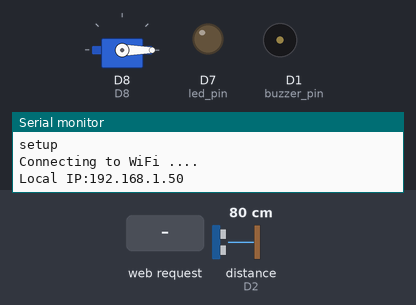
Bench run of a sketch on a simulated ESP8266 (NodeMCU). Shown: servo, output pins drawn as LEDs (lit = HIGH), buzzer (waves = sounding, pin HIGH), the last lines printed to the serial monitor. Wiring (inferred from the names in the program): ultrasonic range finder: trigger D4; echo D2. Inputs (shaded band) come from the test bench; at power-on: distance to the obstacle (sensor on D2) 80 cm. The echo pulse lasts 58.3 µs per cm; WiFi joins after 1.5 s; servers stay silent unless stated; pins used as bus, display or sensor lines are not drawn.

Above: at 3.2 s.
3.3 s: HTTP request GET /open received
At 3.38 s:
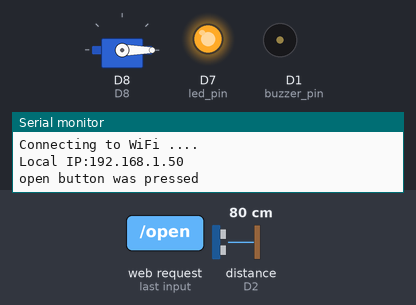
At 3.98 s:
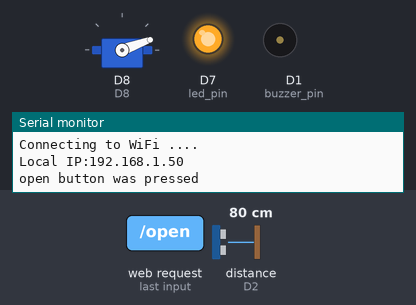
6.3 s: HTTP request GET /close received
At 6.38 s:
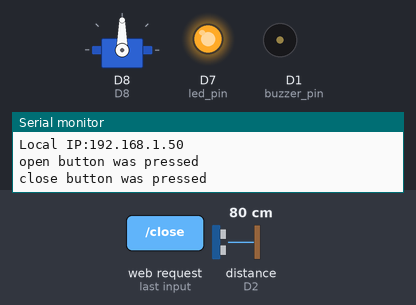
Timing chart, 0 to 10.8 s (numbered marks = the images above; inputs shaded):
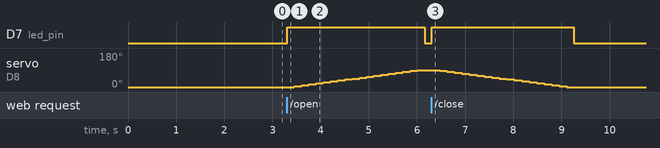

Measured:
- after the input at 3.3 s, D7 (led_pin): LOW → HIGH at once, → LOW 2.9 s later; servo on D8: moves from 0° to 90° over 2.5 s, starting after 0.16 s
- after the input at 6.3 s, D7 (led_pin): LOW → HIGH at once, → LOW 2.9 s later; servo on D8: moves from 90° to 0° over 2.6 s, starting after 0.17 s

The sketch:

10._Parkingdoor.ino
```cpp
#include <ESP8266WiFi.h>
#include <ESPAsyncWebServer.h>
#include <ESPAsyncTCP.h>
#include <Servo.h>
#include "index_html.h"

#define D1 5
#define D2 4
#define D4 2
#define D7 13
#define D8 15
#define D3 0
#define close_time 20 * 1000
#define barrier_distance 4
#define OPEN_ANGLE 90
#define CLOSE_ANGLE 0

const char* ssid = "";
const char* password = "";

int trigger_pin = D4;
int echo_pin = D2;
int led_pin = D7;
int buzzer_pin = D1;
Servo S;

unsigned long previous_time = 0;
unsigned long current_time = 0;
long distance;
int open_val = 0;
int close_val = 0;
int is_closed = 1;
String message = "ok";

AsyncWebServer server(80);

void setup() {
   Serial.begin(9600);
   Serial.println("setup");
   pinMode(echo_pin, INPUT);
   pinMode(trigger_pin, OUTPUT);
   pinMode(led_pin, OUTPUT);
   pinMode(buzzer_pin, OUTPUT);
   S.attach(D8);
   S.write(0);

  WiFi.begin(ssid, password);
  Serial.print("Connecting to WiFi ..");
  while (WiFi.status() != WL_CONNECTED) {
    Serial.print('.');
    delay(1000);
  }
  Serial.println();

  Serial.print("Local IP:");
  Serial.println(WiFi.localIP());

  server.on("/", HTTP_GET, [] (AsyncWebServerRequest *request) {
    request -> send_P(200, "text/html", index_html);
  });


  server.on("/open", HTTP_GET, [] (AsyncWebServerRequest *request) {
    open_val = 1;
    Serial.println("open button was pressed");
    request -> send(200, "text/plain", "OK");
  });

  server.on("/close", HTTP_GET, [] (AsyncWebServerRequest *request) {
    close_val = 1;
    Serial.println("close button was pressed");
    request -> send(200, "text/plain", "OK");
  });

    server.on("/msg", HTTP_GET, [] (AsyncWebServerRequest *request) {
      request -> send(200, "text/plain", message);
      message = "ok";
    });

  server.begin();
}

void loop() {
  update_distance();
  current_time  = millis();


  if (open_val == 1 && is_closed == 1){
    close_val = 0;
    open_door();
    previous_time = current_time;
  }
  if ((current_time - previous_time >= close_time) && is_closed == 0){
      Serial.println("timeout");
      Serial.print("current: ");
      Serial.println(current_time);
      Serial.print("prev: ");
      Serial.println(previous_time);
      close_val = 1;
  }

  if ((close_val == 1) && (distance > barrier_distance) && (is_closed == 0)){
    open_val = 0;
    close_door();
  }
  else if ((close_val == 1) && (is_closed == 0) && (distance <= barrier_distance)){
    close_val = 0;
    previous_time = current_time;
    digitalWrite(buzzer_pin, HIGH);
    message = "barrier is detected. door cannot close.";
    delay(1000);
    digitalWrite(buzzer_pin, LOW);
  }

}

void open_door(){
  digitalWrite(led_pin, HIGH);
  for(int i = CLOSE_ANGLE; i <= OPEN_ANGLE; i += 5){
    S.write(i);
    delay(150);
  }
  digitalWrite(led_pin, LOW);
  is_closed = 0;
}
void close_door(){
  digitalWrite(led_pin, HIGH);
  for(int i = OPEN_ANGLE; i >= CLOSE_ANGLE; i -= 5){
    if(check_barrier()){
      digitalWrite(led_pin, LOW);
      open_val = 1;
      is_closed = 0;
      close_val = 0;
      previous_time = current_time;
      return;
    }
    S.write(i);
    delay(150);
  }
  digitalWrite(led_pin, LOW);
  is_closed = 1;
}

void update_distance(){
  digitalWrite(trigger_pin, LOW);
  delayMicroseconds(2);
  digitalWrite(trigger_pin, HIGH);
  delayMicroseconds(10);
  digitalWrite(trigger_pin, LOW);
  distance = (pulseIn(echo_pin, HIGH) / 2) / 29.1;
}

bool check_barrier(){
  update_distance();
  if ((is_closed == 0) && (distance <= barrier_distance) && (open_val == 0)){
    S.write(OPEN_ANGLE);
    digitalWrite(buzzer_pin, HIGH);
    message = "barrier is detected. door open.";
    delay(1000);
    digitalWrite(buzzer_pin, LOW);
    return true;
  }
  return false;
}
```

index_html.h
```cpp
const char index_html[] PROGMEM = R"rawliteral(
<!DOCTYPE html>
<html>
    <head>
        <title>Parking door</title>
        <style>
          body {
            background: url("gray.jpg") no-repeat center center fixed;
            background-size: cover;
            width: 100%;
          }
          .box {
            height: 100px;
            width: 40%;
            background-color: #FAFBFC;
            padding: 1px;
            padding-left: 20px;
            margin: auto;
          }

          .close-message {
            margin-left: 15px;
            color: white;
            font-weight: bold;
            float: right;
            font-size: 22px;
            line-height: 20px;
            cursor: pointer;
            transition: 0.3s;
          }

          .close-message:hover {
            color: black;
          }

          .buttons {
             display: flex;
             flex-direction: column;
             align-items: center;
             gap: 100px;
             justify-content: center;
          }

          .button {
            background-color: #FAFBFC;
            border: 1px solid rgba(27, 31, 35, .15);
            border-radius: 6px;
            position: relative;
            height: 100px;
            width: 40%;
            box-shadow: rgba(27, 31, 35, .1) 0 1px 0;
            box-sizing: border-box;
            cursor: pointer;
            display: inline-block;
            font-size: 14px;
            font-weight: 600;
            line-height: 20px;
            padding: 6px 16px;
            text-align: center;
            color: #000;
          }

          .button:hover {
            background-color: #F3F4F6;
          }
        </style>
    </head>
    <body>
      <div class="box">
        <div class="close-message" onclick="this.parentElement.style.display='none';">&times;</div>
        <strong><span id="message"></span></strong>
      </div>
        <div class="buttons">
              <div></div>
              <div></div>
              <input id="open" name="open" class="button" type="button" value="Open">
              <input id="close" name="close" class="button" type="button" value="close">
        </div>

    <script>
    document.getElementById('open').onclick = function() {
        console.log('open button is clicked');
        var request = new XMLHttpRequest();
        request.open("GET", "/open", true);
        request.send();
    }

    document.getElementById('close').onclick = function() {
        console.log('close button is clicked');
        var request = new XMLHttpRequest();
        request.open("GET", "/close", true);
        request.send();
    }

      function updateMessage(){
        var message = document.getElementById('message');
        setInterval(function() {
          getMessage();
        }, 1000);

        function getMessage(){
          var request = new XMLHttpRequest();
          var msg;
          request.onreadystatechange = function(){
            if (request.readyState == 4 && request.status == 200){
              msg = request.responseText;
              console.log(msg);
              message.innerText = msg;
            }
          };
          request.open("GET", "/msg", true)
          request.send();
        }
      }
      updateMessage();
    </script>
    </body>
</html>
)rawliteral";
```
